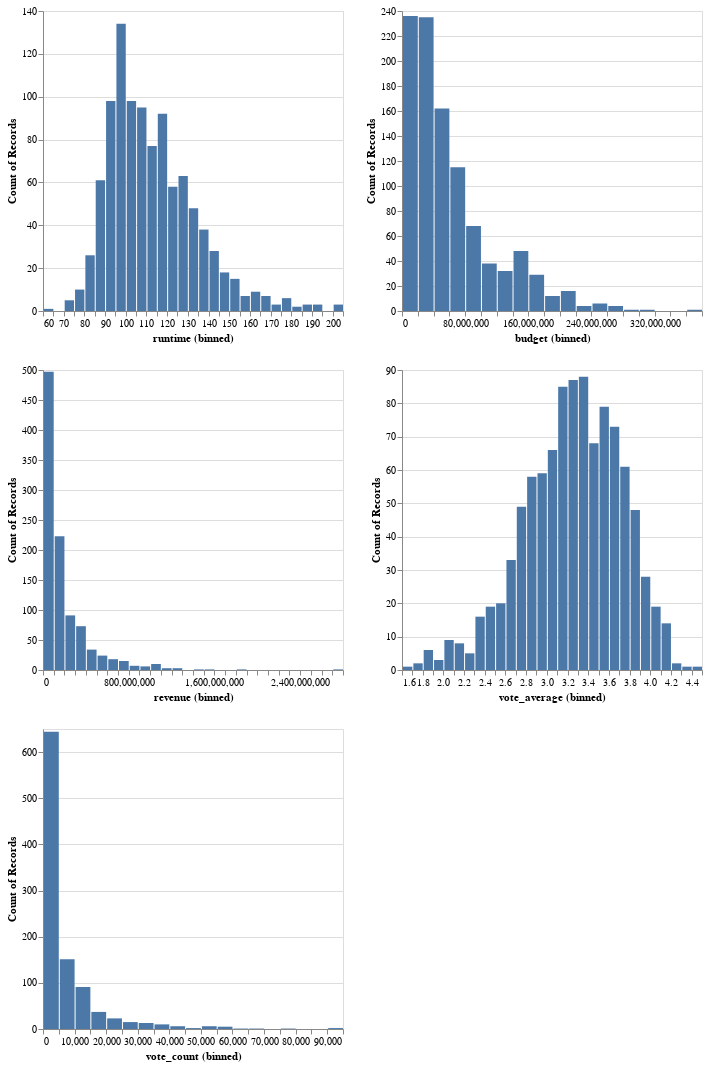

Here is the notebook cell this chart was saved with:
### Markdown cell above
<div class="alert alert-info" style="color:black">

### Question 1.5
rubric={viz:2,accuracy:2}
    
<h4>Python</h4>
<ul>
    <li>Extract the column names from all numerical columns except <code>id</code> and save them to a variable as a list (the <code>.select_dtypes()</code> method can help here, or you can do it manually).</li>
<li>Copy the code from your histogram above and paste it here. Modify the code so it plots one histogram per numeric column in a plot grid with 2 columns and 3 rows. Don’t use a loop, use the Altair approach to repeating charts instead (with the `repeat` keyword` rather than <code>row</code> or <codecolumn`).</li>
</ul>

</div>

### Code cell
# YOUR ANSWER GOES HERE
import pandas as pd
import altair as alt

import altair as alt
alt.renderers.enable("default")


num_cols = df.select_dtypes(include="number").columns.drop("id").tolist()
base = alt.Chart(df).mark_bar().encode(
    x=alt.X(alt.repeat(), bin=alt.Bin(maxbins=30)),
    y="count()"
)

base.repeat(
    repeat=num_cols,
    columns=2
)

### Figure 1 — Vega specification as saved in the notebook (floating-point values rounded to 4 significant figures)
{"$schema": "https://vega.github.io/schema/vega/v6.json", "data": [{"name": "source_0"}, {"name": "data_0", "values": [{"__count": 13, "bin_maxbins_30_vote_count": 30000.0, "bin_maxbins_30_vote_count_end": 35000.0}, {"__count": 2, "bin_maxbins_30_vote_count": 90000.0, "bin_maxbins_30_vote_count_end": 95000.0}, {"__count": 5, "bin_maxbins_30_vote_count": 55000.0, "bin_maxbins_30_vote_count_end": 60000.0}, {"__count": 644, "bin_maxbins_30_vote_count": 0.0, "bin_maxbins_30_vote_count_end": 5000.0}, {"__count": 10, "bin_maxbins_30_vote_count": 35000.0, "bin_maxbins_30_vote_count_end": 40000.0}, {"__count": 37, "bin_maxbins_30_vote_count": 15000.0, "bin_maxbins_30_vote_count_end": 20000.0}, {"__count": 151, "bin_maxbins_30_vote_count": 5000.0, "bin_maxbins_30_vote_count_end": 10000.0}, {"__count": 91, "bin_maxbins_30_vote_count": 10000.0, "bin_maxbins_30_vote_count_end": 15000.0}, {"__count": 15, "bin_maxbins_30_vote_count": 25000.0, "bin_maxbins_30_vote_count_end": 30000.0}, {"__count": 2, "bin_maxbins_30_vote_count": 45000.0, "bin_maxbins_30_vote_count_end": 50000.0}, {"__count": 6, "bin_maxbins_30_vote_count": 50000.0, "bin_maxbins_30_vote_count_end": 55000.0}, {"__count": 23, "bin_maxbins_30_vote_count": 20000.0, "bin_maxbins_30_vote_count_end": 25000.0}, {"__count": 1, "bin_maxbins_30_vote_count": 60000.0, "bin_maxbins_30_vote_count_end": 65000.0}, {"__count": 6, "bin_maxbins_30_vote_count": 40000.0, "bin_maxbins_30_vote_count_end": 45000.0}, {"__count": 1, "bin_maxbins_30_vote_count": 75000.0, "bin_maxbins_30_vote_count_end": 80000.0}, {"__count": 1, "bin_maxbins_30_vote_count": 65000.0, "bin_maxbins_30_vote_count_end": 70000.0}]}, {"name": "data_1", "values": [{"__count": 98, "bin_maxbins_30_runtime": 100.0, "bin_maxbins_30_runtime_end": 105.0}, {"__count": 28, "bin_maxbins_30_runtime": 140.0, "bin_maxbins_30_runtime_end": 145.0}, {"__count": 58, "bin_maxbins_30_runtime": 120.0, "bin_maxbins_30_runtime_end": 125.0}, {"__count": 15, "bin_maxbins_30_runtime": 150.0, "bin_maxbins_30_runtime_end": 155.0}, {"__count": 134, "bin_maxbins_30_runtime": 95.0, "bin_maxbins_30_runtime_end": 100.0}, {"__count": 48, "bin_maxbins_30_runtime": 130.0, "bin_maxbins_30_runtime_end": 135.0}, {"__count": 92, "bin_maxbins_30_runtime": 115.0, "bin_maxbins_30_runtime_end": 120.0}, {"__count": 95, "bin_maxbins_30_runtime": 105.0, "bin_maxbins_30_runtime_end": 110.0}, {"__count": 63, "bin_maxbins_30_runtime": 125.0, "bin_maxbins_30_runtime_end": 130.0}, {"__count": 7, "bin_maxbins_30_runtime": 155.0, "bin_maxbins_30_runtime_end": 160.0}, {"__count": 6, "bin_maxbins_30_runtime": 175.0, "bin_maxbins_30_runtime_end": 180.0}, {"__count": 3, "bin_maxbins_30_runtime": 200.0, "bin_maxbins_30_runtime_end": 205.0}, {"__count": 77, "bin_maxbins_30_runtime": 110.0, "bin_maxbins_30_runtime_end": 115.0}, {"__count": 18, "bin_maxbins_30_runtime": 145.0, "bin_maxbins_30_runtime_end": 150.0}, {"__count": 38, "bin_maxbins_30_runtime": 135.0, "bin_maxbins_30_runtime_end": 140.0}, {"__count": 98, "bin_maxbins_30_runtime": 90.0, "bin_maxbins_30_runtime_end": 95.0}, {"__count": 9, "bin_maxbins_30_runtime": 160.0, "bin_maxbins_30_runtime_end": 165.0}, {"__count": 7, "bin_maxbins_30_runtime": 165.0, "bin_maxbins_30_runtime_end": 170.0}, {"__count": 3, "bin_maxbins_30_runtime": 185.0, "bin_maxbins_30_runtime_end": 190.0}, {"__count": 61, "bin_maxbins_30_runtime": 85.0, "bin_maxbins_30_runtime_end": 90.0}, {"__count": 3, "bin_maxbins_30_runtime": 190.0, "bin_maxbins_30_runtime_end": 195.0}, {"__count": 26, "bin_maxbins_30_runtime": 80.0, "bin_maxbins_30_runtime_end": 85.0}, {"__count": 3, "bin_maxbins_30_runtime": 170.0, "bin_maxbins_30_runtime_end": 175.0}, {"__count": 2, "bin_maxbins_30_runtime": 180.0, "bin_maxbins_30_runtime_end": 185.0}, {"__count": 10, "bin_maxbins_30_runtime": 75.0, "bin_maxbins_30_runtime_end": 80.0}, {"__count": 5, "bin_maxbins_30_runtime": 70.0, "bin_maxbins_30_runtime_end": 75.0}, {"__count": 1, "bin_maxbins_30_runtime": 60.0, "bin_maxbins_30_runtime_end": 65.0}]}, {"name": "data_2", "values": [{"__count": 68, "bin_maxbins_30_budget": 80000000.0, "bin_maxbins_30_budget_end": 100000000.0}, {"__count": 162, "bin_maxbins_30_budget": 40000000.0, "bin_maxbins_30_budget_end": 60000000.0}, {"__count": 236, "bin_maxbins_30_budget": 0.0, "bin_maxbins_30_budget_end": 20000000.0}, {"__count": 48, "bin_maxbins_30_budget": 140000000.0, "bin_maxbins_30_budget_end": 160000000.0}, {"__count": 16, "bin_maxbins_30_budget": 200000000.0, "bin_maxbins_30_budget_end": 220000000.0}, {"__count": 235, "bin_maxbins_30_budget": 20000000.0, "bin_maxbins_30_budget_end": 40000000.0}, {"__count": 32, "bin_maxbins_30_budget": 120000000.0, "bin_maxbins_30_budget_end": 140000000.0}, {"__count": 38, "bin_maxbins_30_budget": 100000000.0, "bin_maxbins_30_budget_end": 120000000.0}, {"__count": 115, "bin_maxbins_30_budget": 60000000.0, "bin_maxbins_30_budget_end": 80000000.0}, {"__count": 12, "bin_maxbins_30_budget": 180000000.0, "bin_maxbins_30_budget_end": 200000000.0}, {"__count": 1, "bin_maxbins_30_budget": 300000000.0, "bin_maxbins_30_budget_end": 320000000.0}, {"__count": 29, "bin_maxbins_30_budget": 160000000.0, "bin_maxbins_30_budget_end": 180000000.0}, {"__count": 4, "bin_maxbins_30_budget": 260000000.0, "bin_maxbins_30_budget_end": 280000000.0}, {"__count": 1, "bin_maxbins_30_budget": 360000000.0, "bin_maxbins_30_budget_end": 380000000.0}, {"__count": 4, "bin_maxbins_30_budget": 220000000.0, "bin_maxbins_30_budget_end": 240000000.0}, {"__count": 6, "bin_maxbins_30_budget": 240000000.0, "bin_maxbins_30_budget_end": 260000000.0}, {"__count": 1, "bin_maxbins_30_budget": 280000000.0, "bin_maxbins_30_budget_end": 300000000.0}]}, {"name": "data_3", "values": [{"__count": 6, "bin_maxbins_30_revenue": 900000000.0, "bin_maxbins_30_revenue_end": 1000000000.0}, {"__count": 18, "bin_maxbins_30_revenue": 600000000.0, "bin_maxbins_30_revenue_end": 700000000.0}, {"__count": 73, "bin_maxbins_30_revenue": 300000000.0, "bin_maxbins_30_revenue_end": 400000000.0}, {"__count": 497, "bin_maxbins_30_revenue": 0.0, "bin_maxbins_30_revenue_end": 100000000.0}, {"__count": 10, "bin_maxbins_30_revenue": 1000000000.0, "bin_maxbins_30_revenue_end": 1100000000.0}, {"__count": 91, "bin_maxbins_30_revenue": 200000000.0, "bin_maxbins_30_revenue_end": 300000000.0}, {"__count": 24, "bin_maxbins_30_revenue": 500000000.0, "bin_maxbins_30_revenue_end": 600000000.0}, {"__count": 34, "bin_maxbins_30_revenue": 400000000.0, "bin_maxbins_30_revenue_end": 500000000.0}, {"__count": 7, "bin_maxbins_30_revenue": 800000000.0, "bin_maxbins_30_revenue_end": 900000000.0}, {"__count": 3, "bin_maxbins_30_revenue": 1100000000.0, "bin_maxbins_30_revenue_end": 1200000000.0}, {"__count": 223, "bin_maxbins_30_revenue": 100000000.0, "bin_maxbins_30_revenue_end": 200000000.0}, {"__count": 15, "bin_maxbins_30_revenue": 700000000.0, "bin_maxbins_30_revenue_end": 800000000.0}, {"__count": 1, "bin_maxbins_30_revenue": 1800000000.0, "bin_maxbins_30_revenue_end": 1900000000.0}, {"__count": 1, "bin_maxbins_30_revenue": 2700000000.0, "bin_maxbins_30_revenue_end": 2800000000.0}, {"__count": 1, "bin_maxbins_30_revenue": 1500000000.0, "bin_maxbins_30_revenue_end": 1600000000.0}, {"__count": 3, "bin_maxbins_30_revenue": 1200000000.0, "bin_maxbins_30_revenue_end": 1300000000.0}, {"__count": 1, "bin_maxbins_30_revenue": 1400000000.0, "bin_maxbins_30_revenue_end": 1500000000.0}]}, {"name": "data_4", "values": [{"__count": 48, "bin_maxbins_30_vote_average": 3.8, "bin_maxbins_30_vote_average_end": 3.9}, {"__count": 19, "bin_maxbins_30_vote_average": 4.0, "bin_maxbins_30_vote_average_end": 4.1}, {"__count": 14, "bin_maxbins_30_vote_average": 4.1, "bin_maxbins_30_vote_average_end": 4.2}, {"__count": 68, "bin_maxbins_30_vote_average": 3.4, "bin_maxbins_30_vote_average_end": 3.5}, {"__count": 73, "bin_maxbins_30_vote_average": 3.6, "bin_maxbins_30_vote_average_end": 3.7}, {"__count": 85, "bin_maxbins_30_vote_average": 3.1, "bin_maxbins_30_vote_average_end": 3.2}, {"__count": 28, "bin_maxbins_30_vote_average": 3.9, "bin_maxbins_30_vote_average_end": 4.0}, {"__count": 79, "bin_maxbins_30_vote_average": 3.5, "bin_maxbins_30_vote_average_end": 3.6}, {"__count": 66, "bin_maxbins_30_vote_average": 3.0, "bin_maxbins_30_vote_average_end": 3.1}, {"__count": 88, "bin_maxbins_30_vote_average": 3.3, "bin_maxbins_30_vote_average_end": 3.4}, {"__count": 87, "bin_maxbins_30_vote_average": 3.2, "bin_maxbins_30_vote_average_end": 3.3}, {"__count": 58, "bin_maxbins_30_vote_average": 2.8, "bin_maxbins_30_vote_average_end": 2.9}, {"__count": 59, "bin_maxbins_30_vote_average": 2.9, "bin_maxbins_30_vote_average_end": 3.0}, {"__count": 1, "bin_maxbins_30_vote_average": 4.3, "bin_maxbins_30_vote_average_end": 4.4}, {"__count": 2, "bin_maxbins_30_vote_average": 4.2, "bin_maxbins_30_vote_average_end": 4.3}, {"__count": 1, "bin_maxbins_30_vote_average": 4.4, "bin_maxbins_30_vote_average_end": 4.5}, {"__count": 61, "bin_maxbins_30_vote_average": 3.7, "bin_maxbins_30_vote_average_end": 3.8}, {"__count": 49, "bin_maxbins_30_vote_average": 2.7, "bin_maxbins_30_vote_average_end": 2.8}, {"__count": 6, "bin_maxbins_30_vote_average": 1.8, "bin_maxbins_30_vote_average_end": 1.9}, {"__count": 20, "bin_maxbins_30_vote_average": 2.5, "bin_maxbins_30_vote_average_end": 2.6}, {"__count": 5, "bin_maxbins_30_vote_average": 2.2, "bin_maxbins_30_vote_average_end": 2.3}, {"__count": 33, "bin_maxbins_30_vote_average": 2.6, "bin_maxbins_30_vote_average_end": 2.7}, {"__count": 16, "bin_maxbins_30_vote_average": 2.3, "bin_maxbins_30_vote_average_end": 2.4}, {"__count": 19, "bin_maxbins_30_vote_average": 2.4, "bin_maxbins_30_vote_average_end": 2.5}, {"__count": 1, "bin_maxbins_30_vote_average": 1.6, "bin_maxbins_30_vote_average_end": 1.7}, {"__count": 3, "bin_maxbins_30_vote_average": 1.9, "bin_maxbins_30_vote_average_end": 2.0}, {"__count": 9, "bin_maxbins_30_vote_average": 2.0, "bin_maxbins_30_vote_average_end": 2.1}, {"__count": 8, "bin_maxbins_30_vote_average": 2.1, "bin_maxbins_30_vote_average_end": 2.2}, {"__count": 2, "bin_maxbins_30_vote_average": 1.7, "bin_maxbins_30_vote_average_end": 1.8}]}, {"name": "data_1_child__runtime_y_domain___count", "values": [{"min": 1, "max": 134}]}, {"name": "data_2_child__budget_y_domain___count", "values": [{"min": 1, "max": 236}]}, {"name": "data_3_child__revenue_y_domain___count", "values": [{"min": 1, "max": 497}]}, {"name": "data_4_child__vote_average_y_domain___count", "values": [{"min": 1, "max": 88}]}, {"name": "data_0_child__vote_count_y_domain___count", "values": [{"min": 1, "max": 644}]}], "signals": [{"name": "child__vote_count_bin_maxbins_30_vote_count_bins", "value": {"fields": ["vote_count"], "fname": "bin_vote_count", "start": 0.0, "step": 5000.0, "stop": 95000.0}}, {"name": "child__vote_average_bin_maxbins_30_vote_average_bins", "value": {"fields": ["vote_average"], "fname": "bin_vote_average", "start": 1.6, "step": 0.1, "stop": 4.5}}, {"name": "child__runtime_bin_maxbins_30_runtime_bins", "value": {"fields": ["runtime"], "fname": "bin_runtime", "start": 60.0, "step": 5.0, "stop": 205.0}}, {"name": "child__budget_bin_maxbins_30_budget_bins", "value": {"fields": ["budget"], "fname": "bin_budget", "start": 0.0, "step": 20000000.0, "stop": 380000000.0}}, {"name": "child__revenue_bin_maxbins_30_revenue_bins", "value": {"fields": ["revenue"], "fname": "bin_revenue", "start": 0.0, "step": 100000000.0, "stop": 2800000000.0}}, {"name": "childWidth", "value": 300}, {"name": "childHeight", "value": 300}], "marks": [{"type": "group", "name": "child__runtime_group", "encode": {"update": {"width": {"signal": "childWidth"}, "height": {"signal": "childHeight"}}}, "marks": [{"type": "rect", "name": "child__runtime_marks", "from": {"data": "data_1"}, "encode": {"update": {"y": {"field": "__count", "scale": "child__runtime_y"}, "x2": {"field": "bin_maxbins_30_runtime", "scale": "child__runtime_x", "offset": {"signal": "0.5 + (abs(scale(\"child__runtime_x\", datum[\"bin_maxbins_30_runtime_end\"]) - scale(\"child__runtime_x\", datum[\"bin_maxbins_30_runtime\"])) < 0.25 ? -0.5 * (0.25 - (abs(scale(\"child__runtime_x\", datum[\"bin_maxbins_30_runtime_end\"]) - scale(\"child__runtime_x\", datum[\"bin_maxbins_30_runtime\"])))) : 0.5)"}}, "y2": {"value": 0, "scale": "child__runtime_y"}, "fill": {"value": "#4c78a8"}, "x": {"field": "bin_maxbins_30_runtime_end", "scale": "child__runtime_x", "offset": {"signal": "0.5 + (abs(scale(\"child__runtime_x\", datum[\"bin_maxbins_30_runtime_end\"]) - scale(\"child__runtime_x\", datum[\"bin_maxbins_30_runtime\"])) < 0.25 ? 0.5 * (0.25 - (abs(scale(\"child__runtime_x\", datum[\"bin_maxbins_30_runtime_end\"]) - scale(\"child__runtime_x\", datum[\"bin_maxbins_30_runtime\"])))) : -0.5)"}}}}, "style": ["bar"]}], "axes": [{"scale": "child__runtime_y", "maxExtent": 0, "tickCount": {"signal": "ceil(childHeight/40)"}, "aria": false, "zindex": 0, "minExtent": 0, "gridScale": "child__runtime_x", "domain": false, "orient": "left", "grid": true, "labels": false, "ticks": false}, {"scale": "child__runtime_x", "grid": false, "orient": "bottom", "labelFlush": true, "labelOverlap": true, "zindex": 0, "tickCount": {"signal": "ceil(childWidth/10)"}, "title": "runtime (binned)"}, {"scale": "child__runtime_y", "orient": "left", "labelOverlap": true, "zindex": 0, "title": "Count of Records", "tickCount": {"signal": "ceil(childHeight/40)"}, "grid": false}], "style": "cell"}, {"type": "group", "name": "child__budget_group", "encode": {"update": {"width": {"signal": "childWidth"}, "height": {"signal": "childHeight"}}}, "marks": [{"type": "rect", "name": "child__budget_marks", "from": {"data": "data_2"}, "encode": {"update": {"fill": {"value": "#4c78a8"}, "x2": {"field": "bin_maxbins_30_budget", "scale": "child__budget_x", "offset": {"signal": "0.5 + (abs(scale(\"child__budget_x\", datum[\"bin_maxbins_30_budget_end\"]) - scale(\"child__budget_x\", datum[\"bin_maxbins_30_budget\"])) < 0.25 ? -0.5 * (0.25 - (abs(scale(\"child__budget_x\", datum[\"bin_maxbins_30_budget_end\"]) - scale(\"child__budget_x\", datum[\"bin_maxbins_30_budget\"])))) : 0.5)"}}, "x": {"field": "bin_maxbins_30_budget_end", "scale": "child__budget_x", "offset": {"signal": "0.5 + (abs(scale(\"child__budget_x\", datum[\"bin_maxbins_30_budget_end\"]) - scale(\"child__budget_x\", datum[\"bin_maxbins_30_budget\"])) < 0.25 ? 0.5 * (0.25 - (abs(scale(\"child__budget_x\", datum[\"bin_maxbins_30_budget_end\"]) - scale(\"child__budget_x\", datum[\"bin_maxbins_30_budget\"])))) : -0.5)"}}, "y": {"field": "__count", "scale": "child__budget_y"}, "y2": {"value": 0, "scale": "child__budget_y"}}}, "style": ["bar"]}], "axes": [{"scale": "child__budget_y", "tickCount": {"signal": "ceil(childHeight/40)"}, "labels": false, "grid": true, "gridScale": "child__budget_x", "domain": false, "aria": false, "maxExtent": 0, "zindex": 0, "ticks": false, "orient": "left", "minExtent": 0}, {"scale": "child__budget_x", "title": "budget (binned)", "labelOverlap": true, "tickCount": {"signal": "ceil(childWidth/10)"}, "zindex": 0, "orient": "bottom", "labelFlush": true, "grid": false}, {"scale": "child__budget_y", "orient": "left", "title": "Count of Records", "tickCount": {"signal": "ceil(childHeight/40)"}, "zindex": 0, "grid": false, "labelOverlap": true}], "style": "cell"}, {"type": "group", "name": "child__revenue_group", "encode": {"update": {"width": {"signal": "childWidth"}, "height": {"signal": "childHeight"}}}, "marks": [{"type": "rect", "name": "child__revenue_marks", "from": {"data": "data_3"}, "encode": {"update": {"x": {"field": "bin_maxbins_30_revenue_end", "scale": "child__revenue_x", "offset": {"signal": "0.5 + (abs(scale(\"child__revenue_x\", datum[\"bin_maxbins_30_revenue_end\"]) - scale(\"child__revenue_x\", datum[\"bin_maxbins_30_revenue\"])) < 0.25 ? 0.5 * (0.25 - (abs(scale(\"child__revenue_x\", datum[\"bin_maxbins_30_revenue_end\"]) - scale(\"child__revenue_x\", datum[\"bin_maxbins_30_revenue\"])))) : -0.5)"}}, "fill": {"value": "#4c78a8"}, "y": {"field": "__count", "scale": "child__revenue_y"}, "x2": {"field": "bin_maxbins_30_revenue", "scale": "child__revenue_x", "offset": {"signal": "0.5 + (abs(scale(\"child__revenue_x\", datum[\"bin_maxbins_30_revenue_end\"]) - scale(\"child__revenue_x\", datum[\"bin_maxbins_30_revenue\"])) < 0.25 ? -0.5 * (0.25 - (abs(scale(\"child__revenue_x\", datum[\"bin_maxbins_30_revenue_end\"]) - scale(\"child__revenue_x\", datum[\"bin_maxbins_30_revenue\"])))) : 0.5)"}}, "y2": {"value": 0, "scale": "child__revenue_y"}}}, "style": ["bar"]}], "axes": [{"scale": "child__revenue_y", "domain": false, "ticks": false, "gridScale": "child__revenue_x", "maxExtent": 0, "tickCount": {"signal": "ceil(childHeight/40)"}, "orient": "left", "minExtent": 0, "zindex": 0, "grid": true, "labels": false, "aria": false}, {"scale": "child__revenue_x", "grid": false, "tickCount": {"signal": "ceil(childWidth/10)"}, "zindex": 0, "labelFlush": true, "orient": "bottom", "labelOverlap": true, "title": "revenue (binned)"}, {"scale": "child__revenue_y", "title": "Count of Records", "zindex": 0, "labelOverlap": true, "orient": "left", "grid": false, "tickCount": {"signal": "ceil(childHeight/40)"}}], "style": "cell"}, {"type": "group", "name": "child__vote_average_group", "encode": {"update": {"width": {"signal": "childWidth"}, "height": {"signal": "childHeight"}}}, "marks": [{"type": "rect", "name": "child__vote_average_marks", "from": {"data": "data_4"}, "encode": {"update": {"fill": {"value": "#4c78a8"}, "x2": {"field": "bin_maxbins_30_vote_average", "scale": "child__vote_average_x", "offset": {"signal": "0.5 + (abs(scale(\"child__vote_average_x\", datum[\"bin_maxbins_30_vote_average_end\"]) - scale(\"child__vote_average_x\", datum[\"bin_maxbins_30_vote_average\"])) < 0.25 ? -0.5 * (0.25 - (abs(scale(\"child__vote_average_x\", datum[\"bin_maxbins_30_vote_average_end\"]) - scale(\"child__vote_average_x\", datum[\"bin_maxbins_30_vote_average\"])))) : 0.5)"}}, "x": {"field": "bin_maxbins_30_vote_average_end", "scale": "child__vote_average_x", "offset": {"signal": "0.5 + (abs(scale(\"child__vote_average_x\", datum[\"bin_maxbins_30_vote_average_end\"]) - scale(\"child__vote_average_x\", datum[\"bin_maxbins_30_vote_average\"])) < 0.25 ? 0.5 * (0.25 - (abs(scale(\"child__vote_average_x\", datum[\"bin_maxbins_30_vote_average_end\"]) - scale(\"child__vote_average_x\", datum[\"bin_maxbins_30_vote_average\"])))) : -0.5)"}}, "y": {"field": "__count", "scale": "child__vote_average_y"}, "y2": {"value": 0, "scale": "child__vote_average_y"}}}, "style": ["bar"]}], "axes": [{"scale": "child__vote_average_y", "domain": false, "orient": "left", "maxExtent": 0, "minExtent": 0, "zindex": 0, "labels": false, "gridScale": "child__vote_average_x", "tickCount": {"signal": "ceil(childHeight/40)"}, "aria": false, "grid": true, "ticks": false}, {"scale": "child__vote_average_x", "labelFlush": true, "grid": false, "title": "vote_average (binned)", "labelOverlap": true, "zindex": 0, "tickCount": {"signal": "ceil(childWidth/10)"}, "orient": "bottom"}, {"scale": "child__vote_average_y", "title": "Count of Records", "labelOverlap": true, "grid": false, "orient": "left", "tickCount": {"signal": "ceil(childHeight/40)"}, "zindex": 0}], "style": "cell"}, {"type": "group", "name": "child__vote_count_group", "encode": {"update": {"height": {"signal": "childHeight"}, "width": {"signal": "childWidth"}}}, "marks": [{"type": "rect", "name": "child__vote_count_marks", "from": {"data": "data_0"}, "encode": {"update": {"x2": {"field": "bin_maxbins_30_vote_count", "scale": "child__vote_count_x", "offset": {"signal": "0.5 + (abs(scale(\"child__vote_count_x\", datum[\"bin_maxbins_30_vote_count_end\"]) - scale(\"child__vote_count_x\", datum[\"bin_maxbins_30_vote_count\"])) < 0.25 ? -0.5 * (0.25 - (abs(scale(\"child__vote_count_x\", datum[\"bin_maxbins_30_vote_count_end\"]) - scale(\"child__vote_count_x\", datum[\"bin_maxbins_30_vote_count\"])))) : 0.5)"}}, "x": {"field": "bin_maxbins_30_vote_count_end", "scale": "child__vote_count_x", "offset": {"signal": "0.5 + (abs(scale(\"child__vote_count_x\", datum[\"bin_maxbins_30_vote_count_end\"]) - scale(\"child__vote_count_x\", datum[\"bin_maxbins_30_vote_count\"])) < 0.25 ? 0.5 * (0.25 - (abs(scale(\"child__vote_count_x\", datum[\"bin_maxbins_30_vote_count_end\"]) - scale(\"child__vote_count_x\", datum[\"bin_maxbins_30_vote_count\"])))) : -0.5)"}}, "fill": {"value": "#4c78a8"}, "y": {"field": "__count", "scale": "child__vote_count_y"}, "y2": {"value": 0, "scale": "child__vote_count_y"}}}, "style": ["bar"]}], "axes": [{"scale": "child__vote_count_y", "labels": false, "aria": false, "maxExtent": 0, "ticks": false, "tickCount": {"signal": "ceil(childHeight/40)"}, "domain": false, "orient": "left", "minExtent": 0, "gridScale": "child__vote_count_x", "zindex": 0, "grid": true}, {"scale": "child__vote_count_x", "labelOverlap": true, "labelFlush": true, "orient": "bottom", "tickCount": {"signal": "ceil(childWidth/10)"}, "zindex": 0, "title": "vote_count (binned)", "grid": false}, {"scale": "child__vote_count_y", "tickCount": {"signal": "ceil(childHeight/40)"}, "grid": false, "zindex": 0, "title": "Count of Records", "orient": "left", "labelOverlap": true}], "style": "cell"}], "scales": [{"name": "child__runtime_x", "type": "linear", "domain": {"signal": "[child__runtime_bin_maxbins_30_runtime_bins.start, child__runtime_bin_maxbins_30_runtime_bins.stop]"}, "range": [0, {"signal": "childWidth"}], "bins": {"signal": "child__runtime_bin_maxbins_30_runtime_bins"}, "zero": false}, {"name": "child__runtime_y", "type": "linear", "domain": [{"signal": "(data(\"data_1_child__runtime_y_domain___count\")[0] || {}).min"}, {"signal": "(data(\"data_1_child__runtime_y_domain___count\")[0] || {}).max"}], "range": [{"signal": "childHeight"}, 0], "nice": true, "zero": true}, {"name": "child__budget_x", "type": "linear", "domain": {"signal": "[child__budget_bin_maxbins_30_budget_bins.start, child__budget_bin_maxbins_30_budget_bins.stop]"}, "range": [0, {"signal": "childWidth"}], "bins": {"signal": "child__budget_bin_maxbins_30_budget_bins"}, "zero": false}, {"name": "child__budget_y", "type": "linear", "domain": [{"signal": "(data(\"data_2_child__budget_y_domain___count\")[0] || {}).min"}, {"signal": "(data(\"data_2_child__budget_y_domain___count\")[0] || {}).max"}], "range": [{"signal": "childHeight"}, 0], "zero": true, "nice": true}, {"name": "child__revenue_x", "type": "linear", "domain": {"signal": "[child__revenue_bin_maxbins_30_revenue_bins.start, child__revenue_bin_maxbins_30_revenue_bins.stop]"}, "range": [0, {"signal": "childWidth"}], "bins": {"signal": "child__revenue_bin_maxbins_30_revenue_bins"}, "zero": false}, {"name": "child__revenue_y", "type": "linear", "domain": [{"signal": "(data(\"data_3_child__revenue_y_domain___count\")[0] || {}).min"}, {"signal": "(data(\"data_3_child__revenue_y_domain___count\")[0] || {}).max"}], "range": [{"signal": "childHeight"}, 0], "zero": true, "nice": true}, {"name": "child__vote_average_x", "type": "linear", "domain": {"signal": "[child__vote_average_bin_maxbins_30_vote_average_bins.start, child__vote_average_bin_maxbins_30_vote_average_bins.stop]"}, "range": [0, {"signal": "childWidth"}], "bins": {"signal": "child__vote_average_bin_maxbins_30_vote_average_bins"}, "zero": false}, {"name": "child__vote_average_y", "type": "linear", "domain": [{"signal": "(data(\"data_4_child__vote_average_y_domain___count\")[0] || {}).min"}, {"signal": "(data(\"data_4_child__vote_average_y_domain___count\")[0] || {}).max"}], "range": [{"signal": "childHeight"}, 0], "zero": true, "nice": true}, {"name": "child__vote_count_x", "type": "linear", "domain": {"signal": "[child__vote_count_bin_maxbins_30_vote_count_bins.start, child__vote_count_bin_maxbins_30_vote_count_bins.stop]"}, "range": [0, {"signal": "childWidth"}], "bins": {"signal": "child__vote_count_bin_maxbins_30_vote_count_bins"}, "zero": false}, {"name": "child__vote_count_y", "type": "linear", "domain": [{"signal": "(data(\"data_0_child__vote_count_y_domain___count\")[0] || {}).min"}, {"signal": "(data(\"data_0_child__vote_count_y_domain___count\")[0] || {}).max"}], "range": [{"signal": "childHeight"}, 0], "nice": true, "zero": true}], "background": "white", "padding": 5, "layout": {"padding": 20, "columns": 2, "bounds": "full", "align": "all"}}
